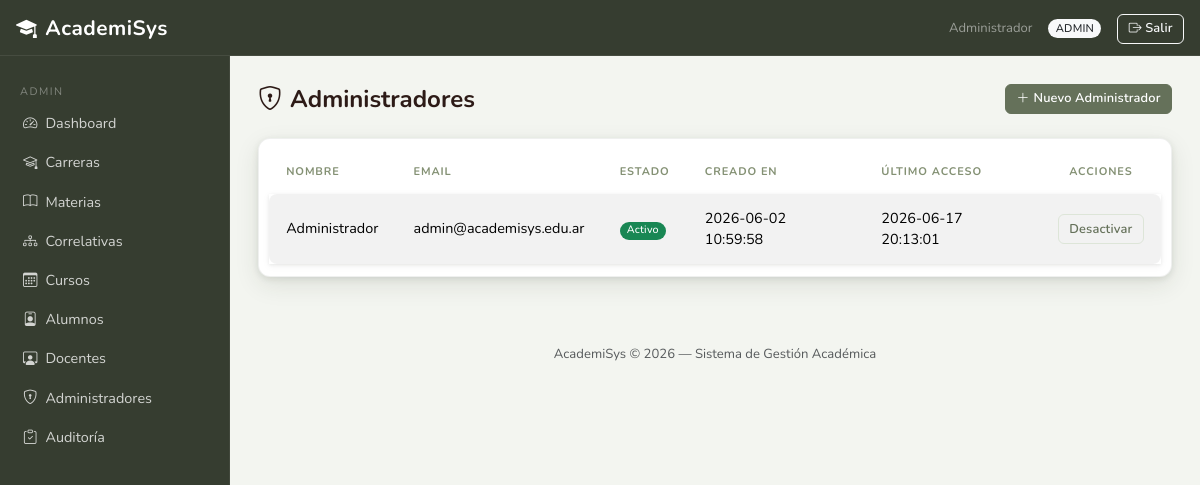
The app's page /index.php?controller=admin&action=admins (signed in) with its own data.
### tables this page shows
CREATE TABLE `usuario` (
  `IDUsuario` int(11) NOT NULL,
  `Email` varchar(100) NOT NULL,
  `Nombre` varchar(100) DEFAULT NULL,
  `Password` varchar(255) NOT NULL COMMENT 'Hash bcrypt',
  `IDRol` int(11) NOT NULL,
  `DNI` int(11) DEFAULT NULL COMMENT 'Alumno — mutuamente excluyente con Legajo',
  `Legajo` int(11) DEFAULT NULL COMMENT 'Docente — mutuamente excluyente con DNI',
  `Estado` tinyint(1) NOT NULL DEFAULT 1 COMMENT '1=Activo 0=Inactivo',
  `UltimoAcceso` datetime DEFAULT NULL,
  `CreadoEn` datetime NOT NULL DEFAULT current_timestamp()
);

### core/Controller.php (called while the page is built, shortened)
<?php
abstract class Controller {
    protected function render(string $view, array $data = []): void {
        extract($data);
        require_once BASE_PATH . '/views/layouts/header.php';
        require_once BASE_PATH . "/views/{$view}.php";
        require_once BASE_PATH . '/views/layouts/footer.php';
    }
}

### controllers/AdminController.php (called while the page is built, shortened)
<?php
class AdminController extends Controller {
    private AdminModel     $adminModel;
    public function __construct() {
        $this->adminModel     = new AdminModel();
    }
    public function admins(): void {
        $admins = $this->adminModel->getAdmins();
        $this->render('admin/admins', compact('admins'));
    }
}

### core/Router.php (called while the page is built, shortened)
<?php
class Router {
    public function dispatch(): void {
        $action     = preg_replace('/[^a-zA-Z]/', '', $_GET['action'] ?? 'login');
        $obj = new $className();
        $obj->$action();
    }
}

### index.php (called while the page is built, shortened)
<?php
require_once BASE_PATH . '/config/database.php';
require_once BASE_PATH . '/core/Model.php';
require_once BASE_PATH . '/core/Controller.php';
require_once BASE_PATH . '/core/Router.php';
$router = new Router();
$router->dispatch();

### config/database.php (called while the page is built, shortened)
<?php
class Database {
    private static ?PDO $instance = null;
    public static function getConnection(): PDO {
        if (self::$instance === null) {
            $dsn  = 'mysql:host=localhost;dbname=academisys;charset=utf8mb4';
            $opts = [
                PDO::ATTR_ERRMODE            => PDO::ERRMODE_EXCEPTION,
                PDO::ATTR_DEFAULT_FETCH_MODE => PDO::FETCH_ASSOC,
                PDO::ATTR_EMULATE_PREPARES   => false,
            ];
            self::$instance = new PDO($dsn, 'root', '', $opts);
        }
        return self::$instance;
    }
}

### core/Model.php (called while the page is built, shortened)
<?php
abstract class Model {
    public function __construct() {
        $this->db = Database::getConnection();
    }
}

### models/AdminModel.php (called while the page is built, shortened)
<?php
class AdminModel extends Model {
    public function getAdmins(): array {
        $stmt = $this->db->prepare("
            SELECT u.IDUsuario, u.Nombre, u.Email, u.Estado, u.CreadoEn, u.UltimoAcceso
              FROM Usuario u
              JOIN Rol r ON r.IDRol = u.IDRol
             WHERE r.NombreRol = 'admin'
             ORDER BY u.CreadoEn DESC
        ");
        $stmt->execute();
        return $stmt->fetchAll();
    }
}

### views/admin/admins.php (the view, shortened to what this page needs)
<div class="d-flex justify-content-between align-items-center mb-4">
    <h4 class="fw-bold mb-0"><i class="bi bi-shield-lock me-2"></i>Administradores</h4>
    <a href="index.php?controller=admin&action=nuevoAdmin" class="btn btn-primary btn-sm">
        <i class="bi bi-plus-lg me-1"></i>Nuevo Administrador
    </a>
</div>
<div class="card border-0 shadow-sm">
    <div class="card-body p-0">
        <table class="table table-striped table-hover table-bordered mb-0">
            <thead class="table-dark">
                <tr>
                    <th>Nombre</th>
                    <th>Email</th>
                    <th>Estado</th>
                    <th>Creado en</th>
                    <th>Último acceso</th>
                    <th class="text-center">Acciones</th>
                </tr>
            </thead>
            <tbody>
            <?php if (empty($admins)): ?>
                <tr><td colspan="6" class="text-center text-muted py-3">No hay administradores registrados.</td></tr>
            <?php else: ?>
                <?php foreach ($admins as $a): ?>
                <tr>
                    <td><?= htmlspecialchars($a['Nombre']) ?></td>
                    <td><?= htmlspecialchars($a['Email']) ?></td>
                    <td>
                        <?php if ($a['Estado']): ?>
                            <span class="badge bg-success">Activo</span>
                        <?php else: ?>
                            <span class="badge bg-secondary">Inactivo</span>
                        <?php endif; ?>
                    </td>
                    <td><?= htmlspecialchars($a['CreadoEn']) ?></td>
                    <td><?= $a['UltimoAcceso'] ? htmlspecialchars($a['UltimoAcceso']) : '<span class="text-muted">—</span>' ?></td>
                    <td class="text-center">
                        <form method="post" action="index.php?controller=admin&action=toggleAdmin" class="d-inline">
                            <button type="submit" class="btn btn-sm <?= $a['Estado'] ? 'btn-outline-secondary' : 'btn-outline-success' ?>">
                                <?= $a['Estado'] ? 'Desactivar' : 'Activar' ?>
                            </button>
                        </form>
                    </td>
                </tr>
                <?php endforeach; ?>
            <?php endif; ?>
            </tbody>
        </table>
    </div>
</div>

### assets/css/style.css (style rules this page uses)
:root { --br-900: #272E22; --br-800: #363D30; --br-700: #4A5240; --br-600: #65715A; --br-500: #849174; --br-400: #A3B090; --br-300: #C4CFBA; --br-200: #DDE5D8; --br-100: #ECF0E8; --br-50: #F3F5F0; --amber: #EF8C00; --amber-lt:#FFF8EC; --green: #4A7C4E; --green-lt:#EEF5EE; --teal: #00796B; --teal-lt: #E0F2F0; --rose: #BF360C; --rose-lt: #FBE9E7; --indigo: #3949AB; --indigo-lt:#EEF0FC; --shadow-sm: 0 1px 4px rgba(62,39,35,.07); --shadow-md: 0 4px 16px rgba(62,39,35,.13); --shadow-lg: 0 8px 32px rgba(62,39,35,.18); --radius: 10px; --radius-sm: 6px; }
body { background: var(--br-50); font-family: 'Nunito', sans-serif; font-size: .93rem; color: #2D1B17; }
h1,h2,h3,h4,h5,h6 { font-family:'Nunito',sans-serif; }
.card { border: 1px solid rgba(39,46,34,.07) !important; border-radius: 12px !important; box-shadow: 0 2px 6px rgba(39,46,34,.10), 0 8px 24px rgba(39,46,34,.10); transition: box-shadow .22s ease, transform .22s ease; background: #fff; }
.card-body { padding: 1.25rem; }
.card.shadow-sm, .card.shadow, .card.shadow-lg { box-shadow: 0 2px 6px rgba(39,46,34,.10), 0 8px 24px rgba(39,46,34,.10) !important; }
.table { border-collapse: separate !important; border-spacing: 0 4px !important; font-size: .9rem; margin: .5rem 0 !important; }
.card-body > .table, .card-body > .table-responsive .table { margin-left: .6rem !important; margin-right: .6rem !important; width: calc(100% - 1.2rem) !important; }
.table > :not(caption) > * > * { padding: .82rem 1.1rem; vertical-align: middle; border: none !important; }
.table > tbody > * > * { background-color: #fff; }
.table-dark { background: transparent !important; }
.table > thead.table-dark > tr > th, .table > thead.table-light > tr > th, .table > thead > tr > th { background: transparent !important; color: var(--br-500) !important; font-family: 'Nunito', sans-serif !important; font-size: .69rem; font-weight: 700; text-transform: uppercase; letter-spacing: .9px; border: none !important; padding-bottom: .6rem; }
.table > tbody > tr { box-shadow: 0 1px 3px rgba(39,46,34,.08), 0 2px 8px rgba(39,46,34,.05); transition: box-shadow .18s ease, transform .18s ease; }
.table > tbody > tr > td:first-child { border-radius: 8px 0 0 8px !important; }
.table > tbody > tr > td:last-child { border-radius: 0 8px 8px 0 !important; }
.table-bordered { border: none !important; }
.table-striped > tbody > tr:nth-of-type(odd) > * { background-color: #fff !important; }
.btn { border-radius: 8px; font-weight: 600; font-size: .875rem; padding: .45rem .95rem; letter-spacing: .15px; transition: background .15s ease, border-color .15s ease, box-shadow .15s ease, transform .1s ease; }
.btn-sm { border-radius: 6px; font-size: .8rem; padding: .28rem .65rem; }
.btn-primary { background: var(--br-600); border-color: var(--br-600); color: #fff; }
.btn-outline-secondary { color: var(--br-600); border-color: var(--br-200); }
.badge { border-radius:20px; font-weight:500; letter-spacing:.2px; }

### records on screen
usuario: Nombre "Administrador", Email "admin@academisys.edu.ar", Estado "Activo", CreadoEn "2026-06-02 10:59:58", UltimoAcceso "2026-06-17 20:13:01"

### other values on screen
$_SESSION['usuario']['NombreCompleto'] "Administrador"
$_SESSION['usuario']['NombreRol'] "ADMIN"
